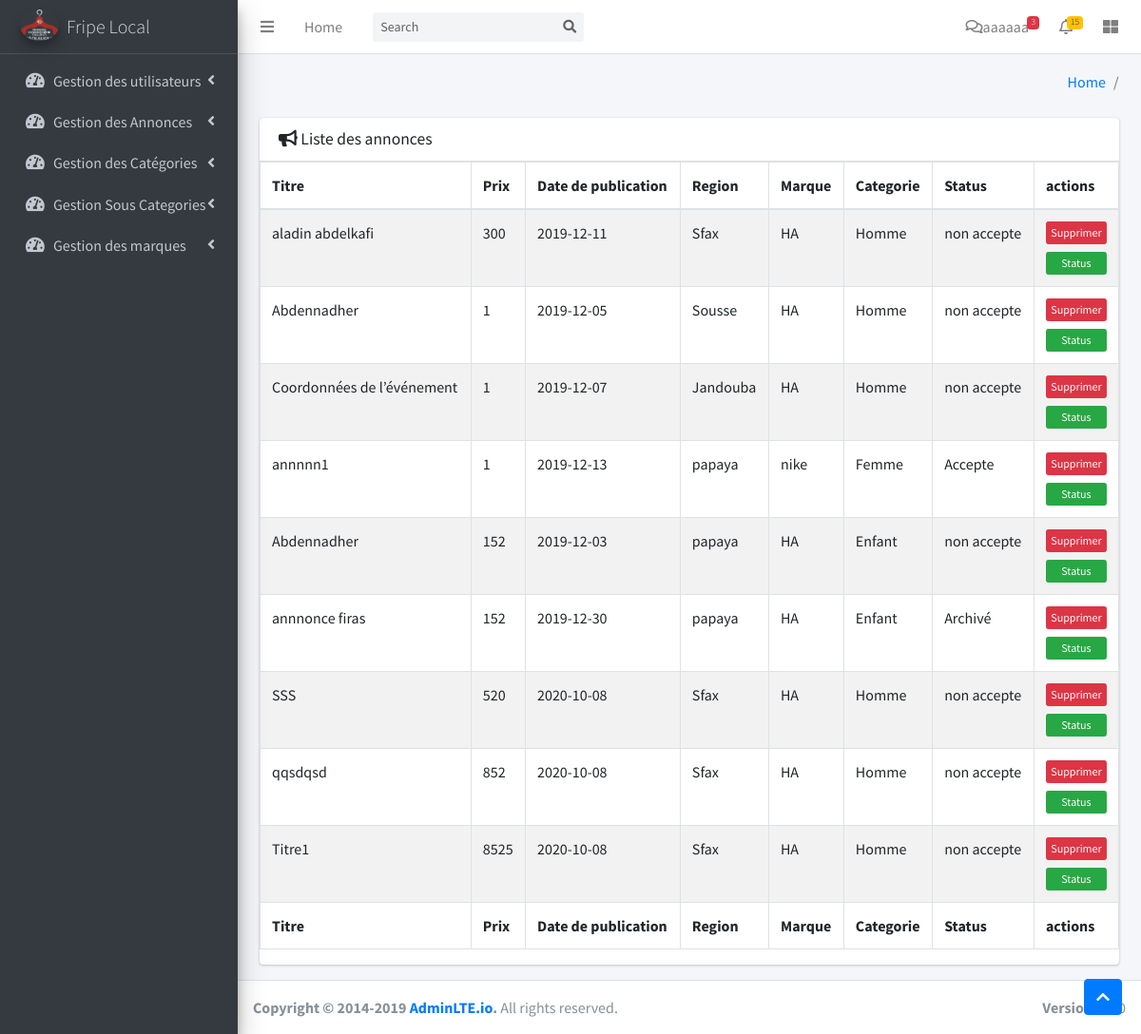
The app's page /admin/dashboard_annonce_liste.html with its own data.
### tables this page shows
CREATE TABLE `annonce` (
  `id_an` int(11) NOT NULL,
  `titre_an` varchar(2000) DEFAULT NULL,
  `prix_an` double DEFAULT NULL,
  `description_an` longtext DEFAULT NULL,
  `date_pub_an` varchar(20) DEFAULT NULL,
  `couleur_an` varchar(200) DEFAULT NULL,
  `region_an` varchar(20) DEFAULT NULL,
  `id_marque` int(11) DEFAULT NULL,
  `id_categorie` int(11) DEFAULT NULL,
  `taille` varchar(50) DEFAULT NULL,
  `id_pers` int(11) DEFAULT NULL,
  `status` varchar(20) DEFAULT NULL
);

CREATE TABLE `marque` (
  `id` int(11) NOT NULL,
  `nom_marq` varchar(30) NOT NULL
);

CREATE TABLE `categorie` (
  `id` int(11) NOT NULL,
  `nom_cat` varchar(30) NOT NULL
);

### admin/models/annonce.class.php (called while the page is built, shortened)
<?php
class annonce extends fonction{
	public function liste($cnx,$critere){
		$annonces=$cnx->query("select * from annonce ".$critere)->fetchAll(PDO::FETCH_OBJ);
		return $annonces;
	}
}
?>

### admin/models/marque.class.php (called while the page is built, shortened)
<?php
class marque extends fonction{
	private $id;
	public function __construct($id,$nom_marq){
		$this->id = $id;
	}
	public function detail($cnx){
		$marque=$cnx->query("select * from marque where id='".$this->id."'")->fetch(PDO::FETCH_OBJ);
		return $marque;
	}
}
?>

### admin/models/categorie.class.php (called while the page is built, shortened)
<?php
class categorie extends fonction{
	private $id;
	public function __construct($id,$nom_cat){
		$this->id = $id;
	}
	public function detail($cnx){
		$categorie=$cnx->query("select * from categorie where id='".$this->id."'")->fetch(PDO::FETCH_OBJ);
		return $categorie;}
}
?>

### admin/vue/annonce/liste_annonce.php (the view, shortened to what this page needs)
<section class="content">
	<div class="container-fluid">
		<div class="row">
			<section class="col-lg-12 connectedSortable">
				<div class="card card-primary">
					<div class="card-header">
						<h3 class="card-title">
							<i class="fas fa-bullhorn"></i></i>
							Liste des annonces
						</h3>
					</div>
					<table id="example1" class="table table-bordered table-striped">
						<thead>
						<tr>
							<th>Titre</th>
							<th>Prix</th>
							<th>Date de publication</th>
							<th>Region</th>
							<th>Marque</th>
							<th>Categorie</th>
							<th>Status</th>
							<th>actions</th>
						</tr>
						</thead>
						<tbody>
            <?php
          foreach ($annonces as $annonce) {
          $mar = new marque($annonce->id_marque, "");
          $cat = new categorie($annonce->id_categorie, "");
          $marque = $mar->detail($cnx);
          $categ = $cat->detail($cnx);
						echo "<tr>";
						echo "
									<td>" . $annonce->titre_an . "</td>
									<td>" .  $annonce->prix_an . "</td>
									<td>" . $annonce->date_pub_an . "</td>
									<td>" . $annonce->region_an . "</td>
									<td>" .$marque->nom_marq . "</td>
									<td>" . $categ->nom_cat . "</td>
									<td>" . $annonce->status . "</td>
									<td>
									<button onclick=\"if(!confirm('etes vous sure de supprimer?')) return false; else window.location.href='dashboard.php?controller=annonce&action=supp&id_an=" . $annonce->id_an . "'\" type='button' class='btn btn-block btn-danger btn-xs'>Supprimer</button>
									<button onclick=\"window.location.href='dashboard.php?controller=annonce&action=edit1&id_an=" . $annonce->id_an . "'\" type='button' class='btn btn-block btn-success btn-xs'>Status</button>
								";
						echo "</tr>";
					}
					echo "
						</tbody>
						<tfoot>
						<tr>
						<th>Titre</th>
						<th>Prix</th>
						<th>Date de publication</th>
						<th>Region</th>
						<th>Marque</th>
						<th>Categorie</th>
						<th>Status</th>
						<th>actions</th>
						</tr>
						</tfoot>
						</table>";
					?>
				</div>
			</section>
		</div>
	</div>
</section>

### records on screen
annonce: titre_an "aladin abdelkafi", prix_an "300", date_pub_an "2019-12-11", region_an "Sfax", id_marque.nom_marq "HA", id_categorie.nom_cat "Homme", status "non accepte"
annonce: titre_an "Abdennadher", prix_an "1", date_pub_an "2019-12-05", region_an "Sousse", id_marque.nom_marq "HA", id_categorie.nom_cat "Homme", status "non accepte"
annonce: titre_an "Coordonnées de l’événement", prix_an "1", date_pub_an "2019-12-07", region_an "Jandouba", id_marque.nom_marq "HA", id_categorie.nom_cat "Homme", status "non accepte"
annonce: titre_an "annnnn1", prix_an "1", date_pub_an "2019-12-13", region_an "papaya", id_marque.nom_marq "nike", id_categorie.nom_cat "Femme", status "Accepte"
annonce: titre_an "Abdennadher", prix_an "152", date_pub_an "2019-12-03", region_an "papaya", id_marque.nom_marq "HA", id_categorie.nom_cat "Enfant", status "non accepte"
annonce: titre_an "annnonce firas", prix_an "152", date_pub_an "2019-12-30", region_an "papaya", id_marque.nom_marq "HA", id_categorie.nom_cat "Enfant", status "Archivé"
annonce: titre_an "SSS", prix_an "520", date_pub_an "2020-10-08", region_an "Sfax", id_marque.nom_marq "HA", id_categorie.nom_cat "Homme", status "non accepte"
annonce: titre_an "qqsdqsd", prix_an "852", date_pub_an "2020-10-08", region_an "Sfax", id_marque.nom_marq "HA", id_categorie.nom_cat "Homme", status "non accepte"
annonce: titre_an "Titre1", prix_an "8525", date_pub_an "2020-10-08", region_an "Sfax", id_marque.nom_marq "HA", id_categorie.nom_cat "Homme", status "non accepte"
